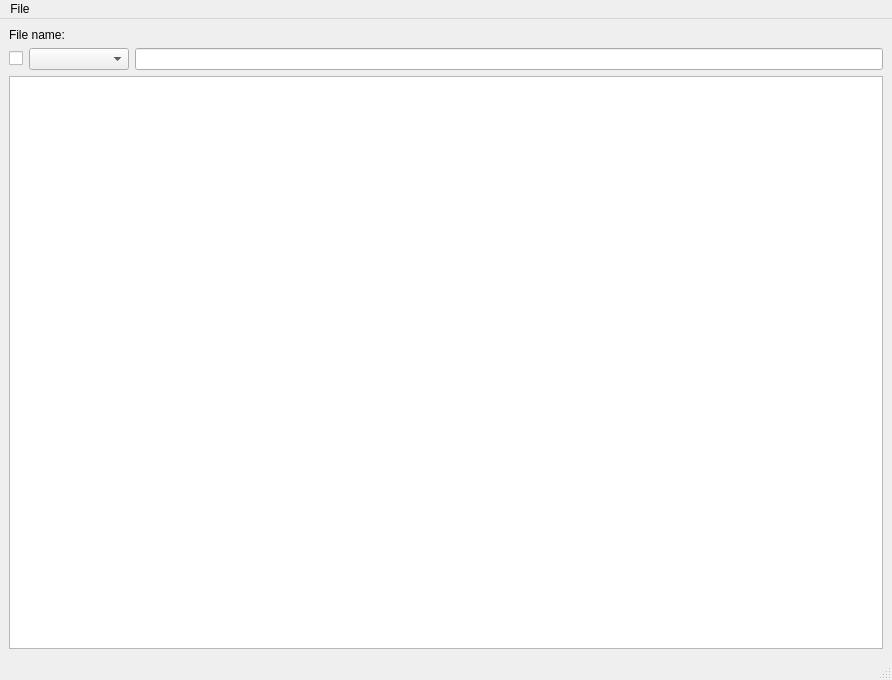
<?xml version="1.0" encoding="UTF-8"?>
<ui version="4.0">
 <class>MainWindow</class>
 <widget class="QMainWindow" name="MainWindow">
  <property name="geometry">
   <rect>
    <x>0</x>
    <y>0</y>
    <width>892</width>
    <height>680</height>
   </rect>
  </property>
  <property name="windowTitle">
   <string>MainWindow</string>
  </property>
  <widget class="QWidget" name="centralwidget">
   <layout class="QVBoxLayout" name="verticalLayout_2">
    <item>
     <layout class="QVBoxLayout" name="verticalLayout">
      <item>
       <layout class="QHBoxLayout" name="horizontalLayout_2">
        <item>
         <widget class="QLabel" name="fileLabelLabel">
          <property name="sizePolicy">
           <sizepolicy hsizetype="Minimum" vsizetype="Preferred">
            <horstretch>0</horstretch>
            <verstretch>0</verstretch>
           </sizepolicy>
          </property>
          <property name="text">
           <string>File name:</string>
          </property>
         </widget>
        </item>
        <item>
         <widget class="QLabel" name="fileLabel">
          <property name="sizePolicy">
           <sizepolicy hsizetype="Expanding" vsizetype="Preferred">
            <horstretch>0</horstretch>
            <verstretch>0</verstretch>
           </sizepolicy>
          </property>
          <property name="text">
           <string/>
          </property>
         </widget>
        </item>
       </layout>
      </item>
      <item>
       <layout class="QHBoxLayout" name="horizontalLayout">
        <item>
         <widget class="QCheckBox" name="logTypeCheckBox">
          <property name="text">
           <string/>
          </property>
         </widget>
        </item>
        <item>
         <widget class="QComboBox" name="logTypeComboBox">
          <property name="sizePolicy">
           <sizepolicy hsizetype="Preferred" vsizetype="Fixed">
            <horstretch>0</horstretch>
            <verstretch>0</verstretch>
           </sizepolicy>
          </property>
          <property name="minimumSize">
           <size>
            <width>100</width>
            <height>0</height>
           </size>
          </property>
         </widget>
        </item>
        <item>
         <widget class="QLineEdit" name="searchLineEdit"/>
        </item>
       </layout>
      </item>
      <item>
       <widget class="QTableWidget" name="logTable">
        <attribute name="horizontalHeaderStretchLastSection">
         <bool>true</bool>
        </attribute>
       </widget>
      </item>
     </layout>
    </item>
   </layout>
  </widget>
  <widget class="QMenuBar" name="menubar">
   <property name="geometry">
    <rect>
     <x>0</x>
     <y>0</y>
     <width>892</width>
     <height>21</height>
    </rect>
   </property>
   <widget class="QMenu" name="menuFile">
    <property name="title">
     <string>File</string>
    </property>
    <addaction name="actionOpen"/>
   </widget>
   <addaction name="menuFile"/>
  </widget>
  <widget class="QStatusBar" name="statusbar"/>
  <action name="actionOpen">
   <property name="text">
    <string>Open</string>
   </property>
  </action>
 </widget>
 <resources/>
 <connections/>
</ui>
